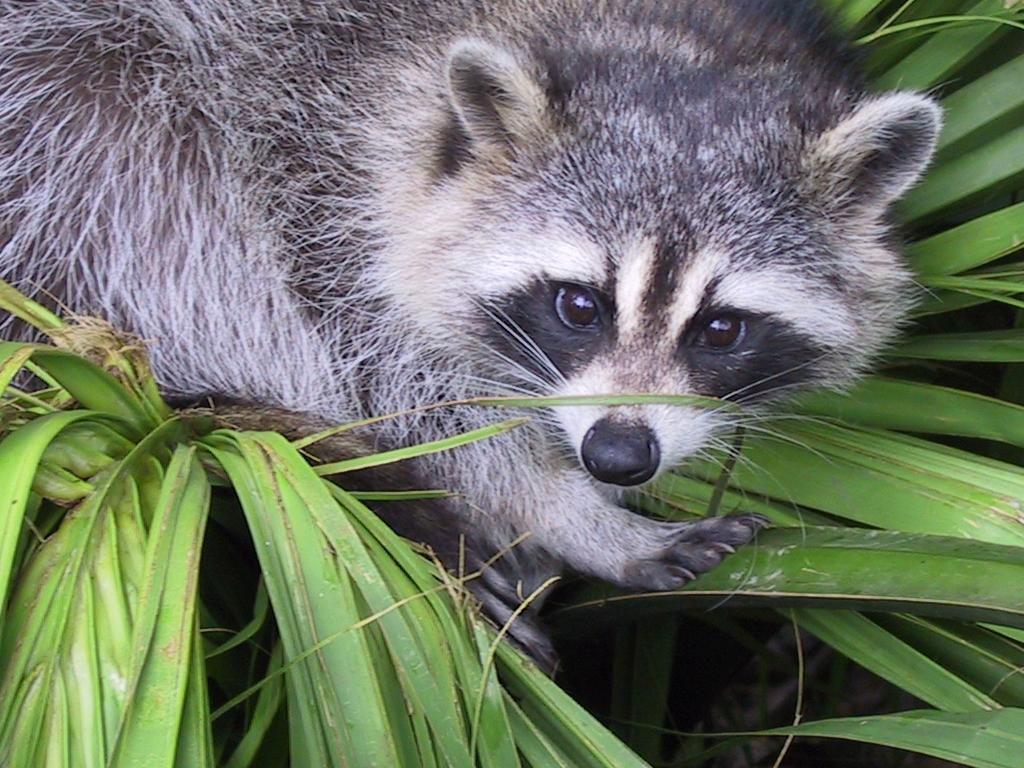
#> input picture Array/ex04/animal.jpeg, 1024 x 768 px
$ python rotate.py
#> lines starting #> are read from the running program, lines starting #| are printed output that depends on the picture
### Array/ex04/load_image.py
from PIL import Image
import numpy as np
import os


def ft_load(path: str) -> np.ndarray:
    """
    Loads an image, prints its format, and its pixels
    content in RGB format.
    """
#> called with path = 'animal.jpeg'
    if not os.path.exists(path):
        raise FileNotFoundError(f"File {path} does not exist")
    if not os.path.isfile(path):
        raise IsADirectoryError(f"{path} is directory")
    if not path.lower().endswith((".jpg", ".jpeg")):
        raise TypeError(f"{path}: unsupported format")
    try:
        im = Image.open(path).convert('L')
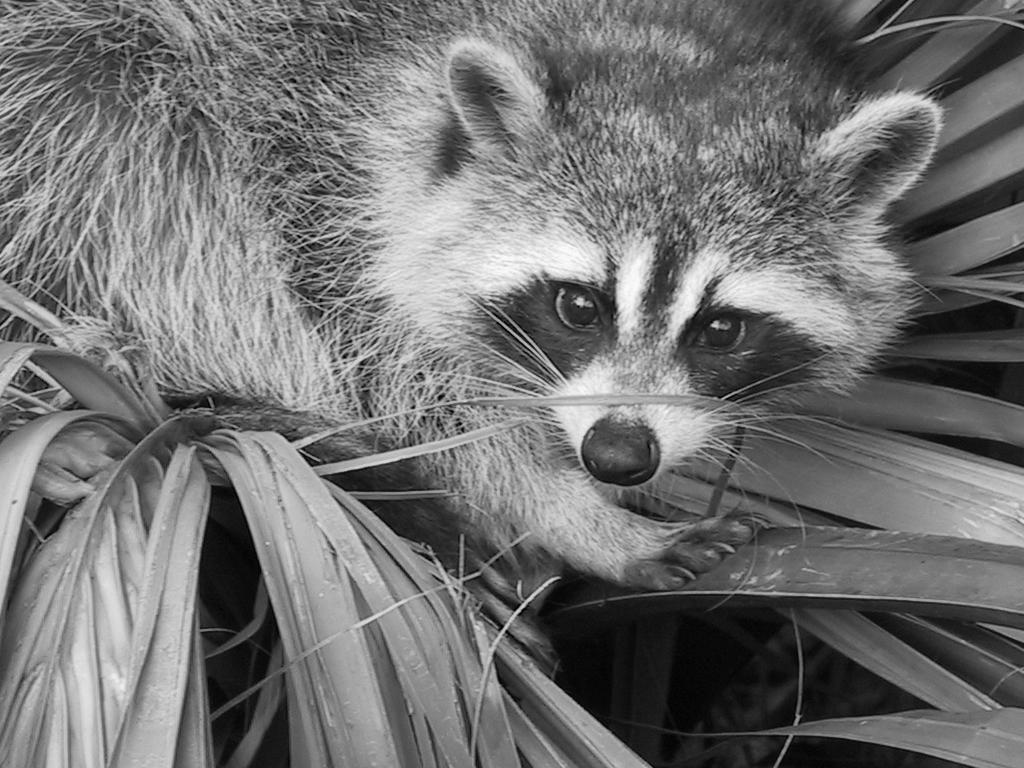
#> im: PIL image 1024x768 L; min 0, max 253, mean 113.8
    except IOError:
        raise AssertionError(f"Couldn't open {path}")

    arr = np.array(im)
    h, w = arr.shape
#> h = 768; w = 1024
    start_y = h // 2 - 200
#> start_y = 184
    start_x = w // 2 - 100
#> start_x = 412
    zoom = arr[start_y:start_y + 400, start_x:start_x + 400]
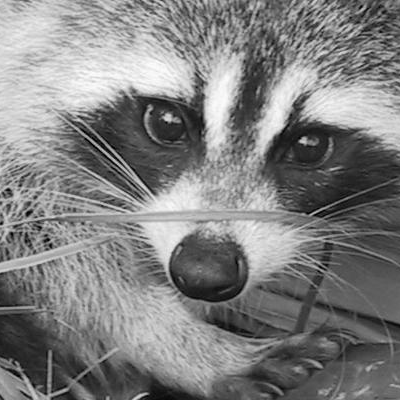
#> zoom: shape (400, 400); min 0, max 253, mean 128.3
    zoom_expand = np.expand_dims(zoom, axis=2)
    print("The shape of image is:", zoom_expand.shape, "or", zoom.shape)
#| The shape of image is: (400, 400, 1) or (400, 400)
    print(zoom_expand)
#> (printed output is left out)
    return arr

### Array/ex04/rotate.py
from load_image import ft_load
from PIL import Image
import numpy as np
import matplotlib.pyplot as plt


def main():
    """
    Program loads the image "animal.jpeg", cuts a square part from it,
    manually transposes the image, displays it, and prints its new shape
    and pixel data after the transpose.
    """
    try:
        ft_load("animal.jpeg")
        im = Image.open("animal.jpeg").convert('L')
        arr = np.array(im)
        h, w = arr.shape
#> h = 768; w = 1024
        start_y = h // 2 - 200
#> start_y = 184
        start_x = w // 2 - 100
#> start_x = 412
        zoom = arr[start_y:start_y + 400, start_x:start_x + 400]
        print("New shape after Transpose:", zoom.shape)
#| New shape after Transpose: (400, 400)
        new_image = np.zeros((400, 400), dtype=zoom.dtype)
        for i in range(400):
            for j in range(400):
                new_image[j][i] = zoom[i][j]
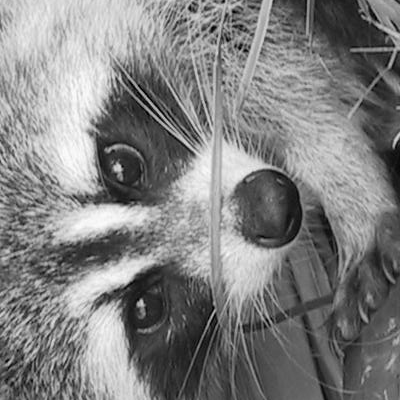
#> new_image: shape (400, 400); min 0, max 253, mean 128.3
        print(new_image)
#> (printed output is left out)
        plt.imshow(new_image, cmap="gray")
        plt.show()
    except Exception as error:
        print(error)


if __name__ == "__main__":
    main()
